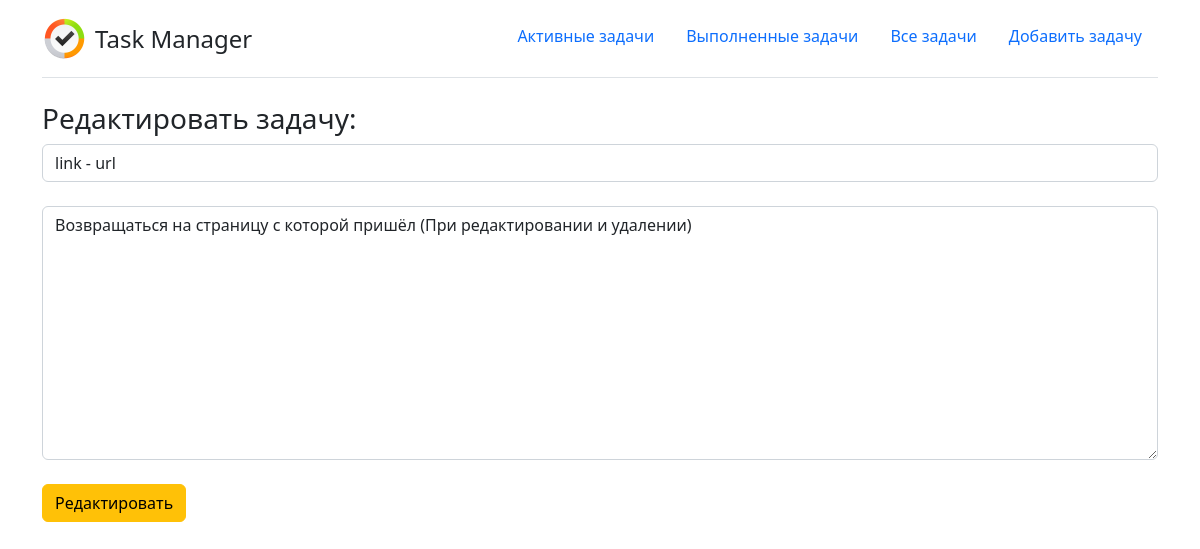
Page /update/37 on the committed database.
### Main/models.py (models this page shows, shortened)
class Task(models.Model):
    title = models.CharField(max_length=255, verbose_name='Название')
    task = models.TextField(verbose_name='Задача')
    time_create = models.DateTimeField(auto_now_add=True, verbose_name='Время создания')
    time_update = models.DateTimeField(auto_now=True, verbose_name='Время обновления')
    done = models.BooleanField(default=False, verbose_name='Статус')
    class Meta:
        verbose_name = 'Задача'
        verbose_name_plural = 'Задачи'

### Main/views.py (the view)
# urls.py: path('update/<int:pk>', UpdateTask.as_view(), name='updateTask'),
class UpdateTask(UpdateView):
    model = Task
    template_name = 'Main/add.html'
    form_class = TaskForm
    success_url = '/'
    extra_context = {'title': 'Редактирование задачи'}

### Main/forms.py
class TaskForm(ModelForm):
    class Meta:
        model = Task
        fields = ['title', 'task']
        widgets = {
            'title': TextInput(attrs={
                'class': 'form-control',
                'placeholder': 'Введите название задачи:'
            }),
            'task': Textarea(attrs={
                'class': 'form-control',
                'placeholder': 'Введите описание задачи:'
            })
        }

### Main/templates/Main/add.html (shortened to what this page needs)
{% extends 'Main/base.html' %}
{% block body %}
  {% if title == 'Добавить задачу' %}
    <h3>Добавить задачу:</h3>
  {% else %}
    <h3>Редактировать задачу:</h3>
  {% endif %}
  <form method="post">
    {{ form.title }}<br>
    {{ form.task }}<br>
    {% if title == 'Добавить задачу' %}
      <button type="submit" class="btn btn-success">Добавить</button>
    {% else %}
      <button type="submit" class="btn btn-warning" name="next" value="{{ request.path }}">Редактировать</button>
    {% endif %}
  </form>
{% endblock %}

### rows in the picture
Task: title "link - url", task "Возвращаться на страницу с которой пришёл (При редактировании и удалении)"
